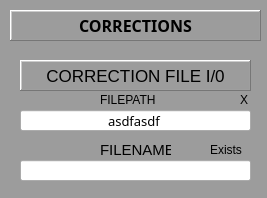
<?xml version="1.0" encoding="UTF-8"?>
<ui version="4.0">
 <class>MainWindow</class>
 <widget class="QMainWindow" name="MainWindow">
  <property name="geometry">
   <rect>
    <x>0</x>
    <y>0</y>
    <width>267</width>
    <height>198</height>
   </rect>
  </property>
  <property name="styleSheet">
   <string notr="true">QWidget#centralWidget {background-color: rgb(156, 156, 156);}


</string>
  </property>
  <widget class="QWidget" name="centralWidget">
   <widget class="caGraphics" name="cagraphics">
    <property name="geometry">
     <rect>
      <x>10</x>
      <y>50</y>
      <width>251</width>
      <height>141</height>
     </rect>
    </property>
    <property name="font">
     <font>
      <pointsize>8</pointsize>
     </font>
    </property>
    <property name="foreground">
     <color>
      <red>105</red>
      <green>105</green>
      <blue>105</blue>
     </color>
    </property>
    <property name="fillstyle" stdset="0">
     <enum>caGraphics::Filled</enum>
    </property>
    <property name="lineSize">
     <number>2</number>
    </property>
    <property name="lineColor">
     <color>
      <red>0</red>
      <green>0</green>
      <blue>0</blue>
     </color>
    </property>
    <property name="form">
     <enum>caGraphics::Rectangle</enum>
    </property>
   </widget>
   <widget class="caLabel" name="calabel">
    <property name="geometry">
     <rect>
      <x>10</x>
      <y>10</y>
      <width>251</width>
      <height>31</height>
     </rect>
    </property>
    <property name="font">
     <font>
      <family>Yu Mincho Demibold</family>
      <pointsize>12</pointsize>
      <weight>75</weight>
      <bold>true</bold>
     </font>
    </property>
    <property name="frameShape">
     <enum>QFrame::WinPanel</enum>
    </property>
    <property name="frameShadow">
     <enum>QFrame::Raised</enum>
    </property>
    <property name="lineWidth">
     <number>1</number>
    </property>
    <property name="midLineWidth">
     <number>1</number>
    </property>
    <property name="text">
     <string>CORRECTIONS</string>
    </property>
    <property name="alignment">
     <set>Qt::AlignCenter</set>
    </property>
    <property name="foreground">
     <color>
      <red>0</red>
      <green>0</green>
      <blue>0</blue>
     </color>
    </property>
    <property name="background">
     <color>
      <red>169</red>
      <green>209</green>
      <blue>239</blue>
     </color>
    </property>
   </widget>
   <widget class="caLabel" name="calabel_6">
    <property name="geometry">
     <rect>
      <x>20</x>
      <y>60</y>
      <width>231</width>
      <height>31</height>
     </rect>
    </property>
    <property name="font">
     <font>
      <pointsize>13</pointsize>
      <weight>50</weight>
      <bold>false</bold>
     </font>
    </property>
    <property name="frameShape">
     <enum>QFrame::WinPanel</enum>
    </property>
    <property name="frameShadow">
     <enum>QFrame::Raised</enum>
    </property>
    <property name="lineWidth">
     <number>5</number>
    </property>
    <property name="text">
     <string>CORRECTION FILE I/0</string>
    </property>
    <property name="alignment">
     <set>Qt::AlignCenter</set>
    </property>
    <property name="foreground">
     <color>
      <red>85</red>
      <green>170</green>
      <blue>0</blue>
     </color>
    </property>
    <property name="background">
     <color>
      <red>70</red>
      <green>70</green>
      <blue>70</blue>
     </color>
    </property>
   </widget>
   <widget class="caTextEntry" name="caTextEntry_10">
    <property name="geometry">
     <rect>
      <x>20</x>
      <y>110</y>
      <width>231</width>
      <height>21</height>
     </rect>
    </property>
    <property name="sizePolicy">
     <sizepolicy hsizetype="Preferred" vsizetype="Preferred">
      <horstretch>0</horstretch>
      <verstretch>0</verstretch>
     </sizepolicy>
    </property>
    <property name="font">
     <font>
      <family>Lucida Sans Typewriter</family>
      <pointsize>10</pointsize>
     </font>
    </property>
    <property name="mouseTracking">
     <bool>false</bool>
    </property>
    <property name="focusPolicy">
     <enum>Qt::WheelFocus</enum>
    </property>
    <property name="text">
     <string>asdfasdf</string>
    </property>
    <property name="alignment">
     <set>Qt::AlignCenter</set>
    </property>
    <property name="cursorMoveStyle">
     <enum>Qt::LogicalMoveStyle</enum>
    </property>
    <property name="channel" stdset="0">
     <string notr="true">$(P)FILEPATH</string>
    </property>
    <property name="foreground">
     <color>
      <red>0</red>
      <green>0</green>
      <blue>0</blue>
     </color>
    </property>
    <property name="background">
     <color>
      <red>199</red>
      <green>199</green>
      <blue>199</blue>
     </color>
    </property>
    <property name="colorMode">
     <enum>caLineEdit::Static</enum>
    </property>
    <property name="fontScaleMode">
     <enum>caLineEdit::Height</enum>
    </property>
    <property name="formatType">
     <enum>caLineEdit::string</enum>
    </property>
   </widget>
   <widget class="caTextEntry" name="caTextEntry_12">
    <property name="geometry">
     <rect>
      <x>20</x>
      <y>160</y>
      <width>231</width>
      <height>21</height>
     </rect>
    </property>
    <property name="sizePolicy">
     <sizepolicy hsizetype="Preferred" vsizetype="Preferred">
      <horstretch>0</horstretch>
      <verstretch>0</verstretch>
     </sizepolicy>
    </property>
    <property name="font">
     <font>
      <family>Lucida Sans Typewriter</family>
      <pointsize>10</pointsize>
     </font>
    </property>
    <property name="text">
     <string/>
    </property>
    <property name="alignment">
     <set>Qt::AlignCenter</set>
    </property>
    <property name="channel" stdset="0">
     <string notr="true">$(P)FILENAME</string>
    </property>
    <property name="foreground">
     <color>
      <red>0</red>
      <green>0</green>
      <blue>0</blue>
     </color>
    </property>
    <property name="background">
     <color>
      <red>199</red>
      <green>199</green>
      <blue>199</blue>
     </color>
    </property>
    <property name="colorMode">
     <enum>caLineEdit::Static</enum>
    </property>
    <property name="fontScaleMode">
     <enum>caLineEdit::Height</enum>
    </property>
    <property name="formatType">
     <enum>caLineEdit::string</enum>
    </property>
   </widget>
   <widget class="caLabel" name="calabel_44">
    <property name="geometry">
     <rect>
      <x>100</x>
      <y>90</y>
      <width>71</width>
      <height>20</height>
     </rect>
    </property>
    <property name="text">
     <string>FILEPATH</string>
    </property>
    <property name="alignment">
     <set>Qt::AlignLeading|Qt::AlignLeft|Qt::AlignVCenter</set>
    </property>
    <property name="foreground">
     <color>
      <red>0</red>
      <green>0</green>
      <blue>0</blue>
     </color>
    </property>
    <property name="background">
     <color alpha="0">
      <red>160</red>
      <green>160</green>
      <blue>164</blue>
     </color>
    </property>
   </widget>
   <widget class="caLabel" name="calabel_43">
    <property name="geometry">
     <rect>
      <x>100</x>
      <y>140</y>
      <width>71</width>
      <height>20</height>
     </rect>
    </property>
    <property name="font">
     <font>
      <pointsize>11</pointsize>
     </font>
    </property>
    <property name="text">
     <string>FILENAME</string>
    </property>
    <property name="alignment">
     <set>Qt::AlignLeading|Qt::AlignLeft|Qt::AlignVCenter</set>
    </property>
    <property name="foreground">
     <color>
      <red>0</red>
      <green>0</green>
      <blue>0</blue>
     </color>
    </property>
    <property name="background">
     <color alpha="0">
      <red>160</red>
      <green>160</green>
      <blue>164</blue>
     </color>
    </property>
   </widget>
   <widget class="caLabel" name="caLabel_25">
    <property name="geometry">
     <rect>
      <x>240</x>
      <y>90</y>
      <width>10</width>
      <height>20</height>
     </rect>
    </property>
    <property name="frameShape">
     <enum>QFrame::NoFrame</enum>
    </property>
    <property name="text">
     <string>X</string>
    </property>
    <property name="alignment">
     <set>Qt::AlignAbsolute|Qt::AlignLeading|Qt::AlignLeft|Qt::AlignVCenter</set>
    </property>
    <property name="fontScaleMode">
     <enum>ESimpleLabel::Height</enum>
    </property>
    <property name="foreground">
     <color>
      <red>255</red>
      <green>0</green>
      <blue>0</blue>
     </color>
    </property>
    <property name="background">
     <color alpha="0">
      <red>222</red>
      <green>19</green>
      <blue>9</blue>
     </color>
    </property>
    <property name="visibility">
     <enum>caLabel::Calc</enum>
    </property>
    <property name="visibilityCalc">
     <string notr="true">A = 0</string>
    </property>
    <property name="channel" stdset="0">
     <string notr="true">$(P)FILEPATHEXISTS</string>
    </property>
   </widget>
   <widget class="caLabel" name="caLabel_26">
    <property name="geometry">
     <rect>
      <x>210</x>
      <y>140</y>
      <width>41</width>
      <height>20</height>
     </rect>
    </property>
    <property name="frameShape">
     <enum>QFrame::NoFrame</enum>
    </property>
    <property name="text">
     <string>Exists</string>
    </property>
    <property name="alignment">
     <set>Qt::AlignAbsolute|Qt::AlignLeading|Qt::AlignLeft|Qt::AlignVCenter</set>
    </property>
    <property name="fontScaleMode">
     <enum>ESimpleLabel::Height</enum>
    </property>
    <property name="foreground">
     <color>
      <red>255</red>
      <green>0</green>
      <blue>0</blue>
     </color>
    </property>
    <property name="background">
     <color alpha="0">
      <red>222</red>
      <green>19</green>
      <blue>9</blue>
     </color>
    </property>
    <property name="visibility">
     <enum>caLabel::Calc</enum>
    </property>
    <property name="visibilityCalc">
     <string notr="true">A==1</string>
    </property>
    <property name="channel" stdset="0">
     <string notr="true">$(P)FILENAMEEXISTS</string>
    </property>
   </widget>
  </widget>
 </widget>
 <customwidgets>
  <customwidget>
   <class>caTextEntry</class>
   <extends>caLineEdit</extends>
   <header>caTextEntry</header>
  </customwidget>
  <customwidget>
   <class>caLabel</class>
   <extends>QLabel</extends>
   <header>caLabel</header>
  </customwidget>
  <customwidget>
   <class>caGraphics</class>
   <extends>QWidget</extends>
   <header>caGraphics</header>
  </customwidget>
  <customwidget>
   <class>caLineEdit</class>
   <extends>QLineEdit</extends>
   <header>caLineEdit</header>
  </customwidget>
 </customwidgets>
 <resources/>
 <connections/>
</ui>
